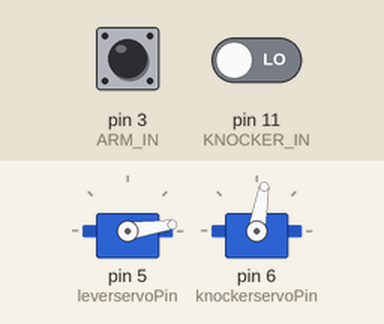
Simulated run of this sketch. Board: Arduino Uno, built with avr-gcc and run on an emulated ATmega328P. Shown: 2 × servo. Inputs (shaded band) come from the test bench; at power-on: pin 3 (ARM_IN) LOW, pin 11 (KNOCKER_IN) LOW. What the sketch prints to the serial monitor is not drawn.

Above: at 3.2 s.
3.3 s: pin 3 (ARM_IN) driven HIGH
At 3.45 s:
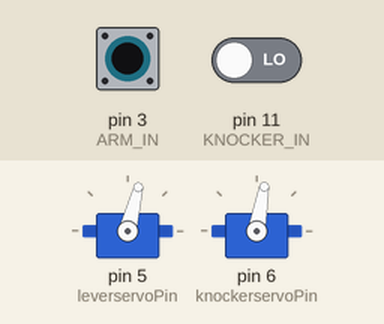
6.3 s: pin 11 (KNOCKER_IN) driven HIGH
At 7.38 s:
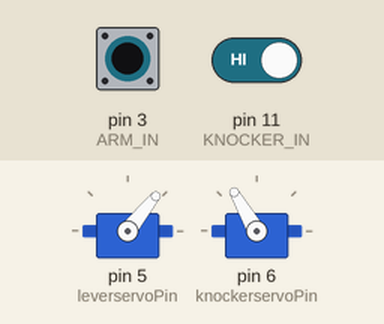
9.3 s: pin 3 (ARM_IN) driven LOW and pin 11 (KNOCKER_IN) driven LOW
At 10.1 s:
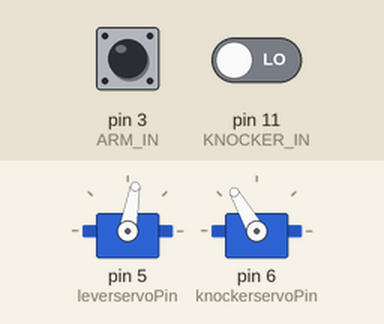
11.1 s: pin 3 (ARM_IN) pulsed HIGH 5 times (0.12 s each, 0.3 s apart)
Timing chart, 0 to 14.7 s (numbered marks = the images above; inputs shaded):
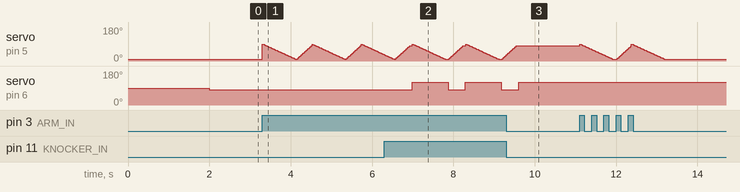

The sketch:

arduinoReceivefromESPtest.ino
```cpp
#include <Servo.h>


Servo leverServo;
Servo knockerServo;
#define KNOCKER_IN 11
#define ARM_IN 3
const int leverservoPin = 5; //SQUARE
const int knockerservoPin = 6; //X

int Langle = 8;
int Kangle = 80;

void setup() {
  pinMode(KNOCKER_IN, INPUT);
  pinMode(ARM_IN, INPUT);
  Serial.begin(113200);
  leverServo.attach(leverservoPin);
  knockerServo.attach(knockerservoPin);
  leverServo.write(Langle);  // Move to 90° at startup
  delay(2000);
  knockerServo.write(Kangle);

}

void moveServoSmoothly(int angle) {
  if (angle == 8) {
    for (int pos = angle; pos <= 80; pos += 2) {
      leverServo.write(pos);
      delay(10);  // Small delay for smooth movement
    }
  } else {
    for (int pos = angle; pos >= 8; pos -= 1) {
      leverServo.write(pos);
      delay(10);  // Small delay for smooth movement
    }
    }
  }

void loop() {
  int knockerState = digitalRead(KNOCKER_IN);
  int armState = digitalRead(ARM_IN);
  Serial.print("Arm State: ");
  Serial.println(armState);
  // delay(500);
  if (armState == HIGH)
  {
    if (Langle == 8) {
      Langle = 90;
      // delay(1000);
    } else {
      Langle = 8;
      // delay(1000);
    }
    moveServoSmoothly(Langle);
  }

  Serial.print("Knocker State: ");
  Serial.println(knockerState);
  //  delay(500);
  if (knockerState == HIGH)
  {
    if (Kangle == 80) {
      Kangle = 120;
       delay(50);
    } else {
      Kangle = 80;
       delay(50);
    }
    knockerServo.write(Kangle);
  }
}
```

Measured:
- after the input at 6.3 s, servo on pin 6 (knockerservoPin): alternates 120° for 0.89 s and 80° for 0.42 s, starting after 0.68 s
- after the input at 9.3 s, servo on pin 5 (leverservoPin): goes on until 9.5 s, then stays 80°; servo on pin 6 (knockerservoPin): goes on until 9.6 s, then stays 120°
